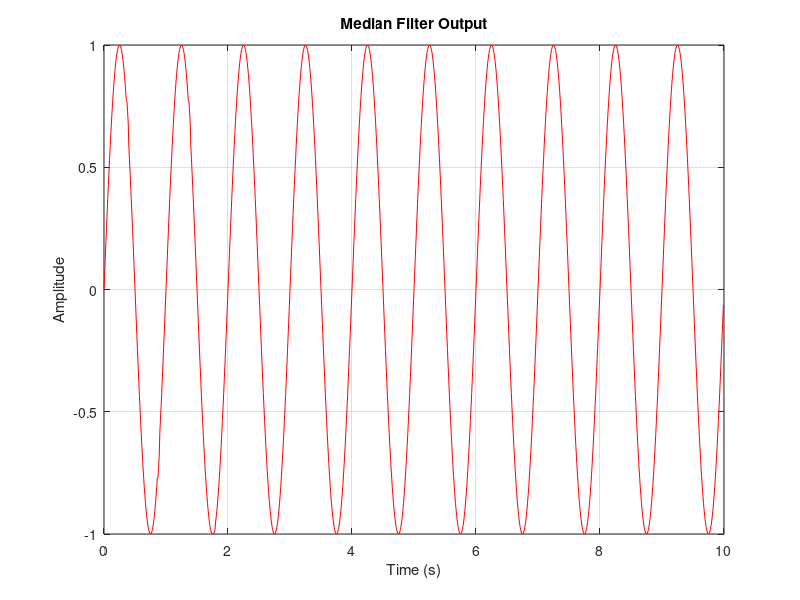

This figure's MATLAB source:
% Median Filter Output
clc;
clear;
close all;

% กำหนดตัวแปร
N = 1000;
fs = 100;
n = 0:N-1;
t = n/fs;

% สร้างสัญญาณต้นฉบับ
s4 = sin(2*pi*1*n/fs);

% สร้าง Spike Noise
noise4 = zeros(1,N);
noise4([40 90 140 180]) = [2 -2 2 -2];

% เพิ่ม Noise เข้าไปในสัญญาณ
x4 = s4 + noise4;

% กรองสัญญาณด้วย Median Filter
M = 5;
y4 = medfilt1(x4,M);

% แสดงกราฟ
figure;
plot(t,y4,'r');
xlabel('Time (s)');
ylabel('Amplitude');
title('Median Filter Output');
grid on;
